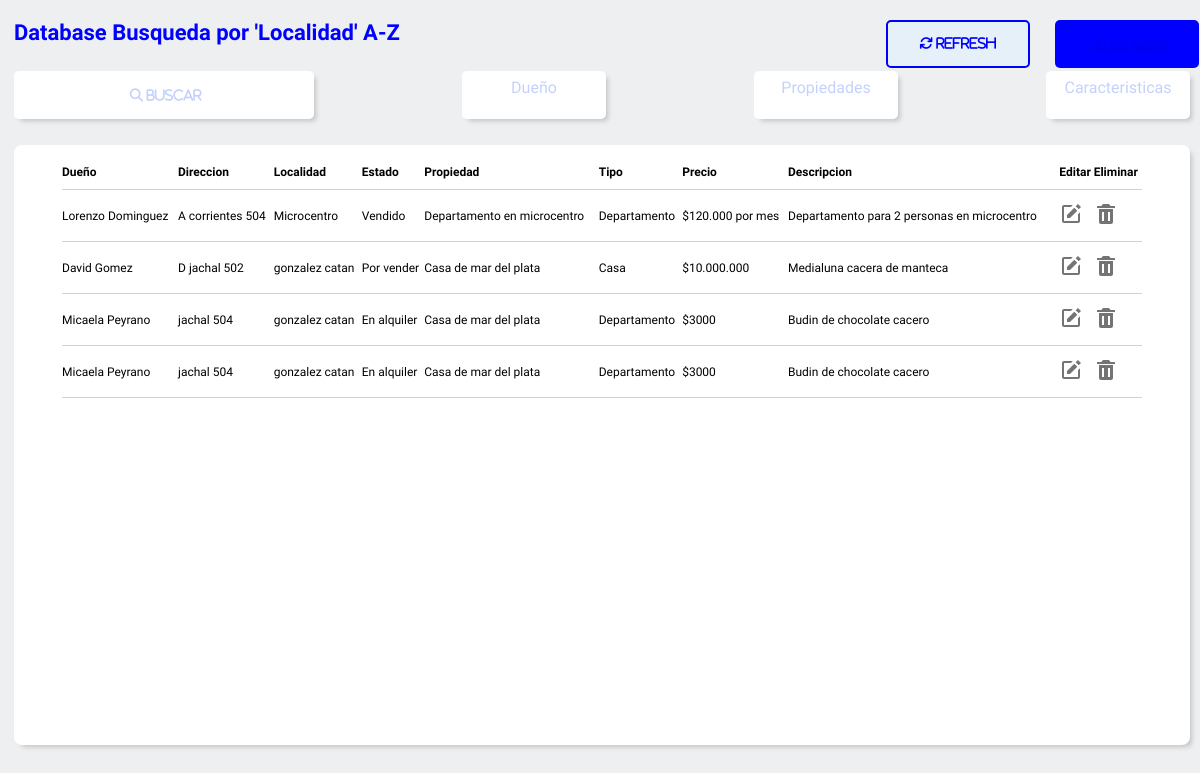
Page /localidad_az/ on the committed database.
### bd_app/models.py (models this page shows, shortened)
class datos_propiedad_model(models.Model):
    CASA='Casa'
    DEPARTAMENTO= 'Departamento'
    TERRENO= 'Terreno'
    LOCAL_COMERCIAL='Local comercial'
    PH = 'PH'
    QUINTA_VACACIONAL='Quinta vacacacional'
    OFICINA_COMERCIAL= 'Oficina comercial'
    GARAGE= 'Garage'
    BODEGA_GALPON= 'Bodega-Galpon'
    FCOMERCIO= 'Fondo de comercio'
    HOTEL= 'Hotel'
    DEPOSITO= 'Deposito'
    BODEGA= 'Bodega, niho o parcela'
    CONSULTORIO= 'Consultorio'
    OPCIONES=[(CASA,'Casa'),
              (DEPARTAMENTO, 'Departamento'),
              (TERRENO,'terreno'),
              (LOCAL_COMERCIAL,'Local comercial'),
              (PH,'ph'),
              (QUINTA_VACACIONAL,'Quinta vacacional'),
              (OFICINA_COMERCIAL,'Oficina comercial'),
              (GARAGE, 'Garage'),
              (BODEGA_GALPON, 'Bodega-Galpon'),
              (FCOMERCIO, 'Fondo de comercio'),
              (HOTEL, 'Hotel'),
              (DEPOSITO, 'Deposito'),
              (BODEGA, 'Bodega, niho o parcela'),
              (CONSULTORIO, 'Consultorio'),
              ]
    DIS='Disponible'
    ALQ='Alquilado'
    ENAL= 'En alquiler'
    ENV= 'En venta'
    POR = 'Por vender'
    VN= 'Vendido'
    OPCIONES_ESTADO=[(DIS,'Disponible'),
                     (ENAL,'En alquiler'),
                     (ALQ,'Alquilado'),
                     (ENV,'En venta'),
                     (POR,'Por vender'),
                     (VN,'Vendido')]
    id = models.AutoField(primary_key=True)
    dueño= models.CharField(max_length=50,blank=True)
    tipo = models.CharField(choices=OPCIONES,
                            max_length=50,
                            default=CASA,
                            null=True,
                            blank = True)
    estado = models.CharField(max_length=50,null=True,blank=False,
                              choices=OPCIONES_ESTADO,
                              default=DIS,)
    direccion = models.CharField(max_length=50,null=True,blank=False)
    descripcion= models.CharField(max_length=200,null=True,blank=False)
    pais= models.CharField(max_length=50,blank = True,null=True)
    provincia = models.CharField(max_length=50,blank = True,null=True)
    localidad = models.CharField(max_length=50,blank = True,null=True)
    parcela= models.IntegerField(null=True,blank=False)
    lote= models.CharField(max_length=50,null=True,blank=False)
    tamaño= models.CharField(max_length=50,null=True,blank=False)
    metros2 = models.CharField(max_length=50,null=True,blank=False)
    clave_c=models.CharField(max_length=50,null=True,blank=False)
    titular = models.CharField(max_length=50,null=True,blank=False)
    MN='Monoambiente'
    DOS='2 Ambientes'
    TRES='3 Ambientes'
    CUATRO='4 Ambientes'
    CINCO='5 Ambientes'
    OPCIONES_AMBIENTES=[(MN,'Monoambiente'),
                        (DOS,'2 Ambientes'),
                        (TRES,'3 Ambientes'),
                        (CUATRO,'4 Ambientes'),
                        (CINCO,'5 Ambientes')]
    propiedad = models.CharField(max_length=200,null=True,blank=False)
    ambientes= models.CharField(max_length=50,null=True,blank=False,
                             choices=OPCIONES_AMBIENTES,
                             default= MN)
    baños= models.IntegerField(null=True,blank=False)
    dormitorios= models.IntegerField(null=True,blank=False)
    cocina= models.IntegerField(null=True,blank=False)
    living= models.IntegerField(null=True,blank=False)
    comedor= models.IntegerField(null=True,blank=False)
    garage= models.IntegerField(null=True,blank=False)
    sotano=models.IntegerField(null=True,blank=False)
    terrasa= models.IntegerField(null=True,blank=False)
    descripcion= models.CharField(max_length=200,null=True,blank=False)
    precio= models.CharField(max_length=20,null=True,blank=False)

### bd_app/views.py (the view)
# urls.py: path('localidad_az/',localidad_az,name='localidad_az'),
def localidad_az (request):
      queryset = request.GET.get('buscar')
      clientes= datos_propiedad_model.objects.all().order_by('localidad')
      if queryset:
          clientes= datos_propiedad_model.objects.filter(localidad = True)
          clientes= datos_propiedad_model.objects.filter(
            Q(localidad__icontains = queryset)
            ).distinct().order_by('localidad')
      return render (request,'bd_app/filtros/localidad/localidad_az.html',{'clientes':clientes})

### bd_app/templates/bd_app/filtros/localidad/localidad_az.html (shortened to what this page needs)
{% extends 'bd_app/inicio.html' %}
{% block titulo %}
<h4 class="titulo_database">Database Busqueda por 'Localidad' A-Z</h4>
{% endblock %}
{% block tabla %}
<div class="tabla__main">
    <table>
        <thead>
            <th> <a href="{% url 'dueño_za' %}"> Dueño</th></a>
            <th ><a href="{% url 'direccion_za' %}" >Direccion</th></a>
            <th ><a href="{% url 'localidad_za' %}" >Localidad</th></a>
            <th ><a href="{% url 'estado_za' %}" >Estado</th></a>
            <th ><a href="{% url 'propiedad_za' %}" >Propiedad</th></a>
            <th ><a href="{% url 'tipo_za' %}" >Tipo</th></a>
            <th> <a href="{% url 'precio_za' %}"> Precio</th></a>
            <th ><a href="{% url 'descripcion_za' %}" >Descripcion</th></a>
            <th ><a href="{% url 'inicio' %}" >Editar</th></a>
            <th ><a href="{% url 'inicio' %}" >Eliminar</th></a>
        </thead>
        <tbody>
            {% for i in clientes %}
            <tr>
                <td>{{ i.dueño }}</td>
                <td>{{ i.direccion }}</td>
                <td>{{ i.localidad}}</td>
                <td>{{ i.estado}}</td>
                <td>{{ i.propiedad }}</td>
                <td>{{ i.tipo }}</td>
                <td>{{ i.precio }}</td>
                <td>{{ i.descripcion}}</td>
                <td class='edit'></td>
                <td class='delete'><a  href="{% url 'delete' i.id %}"  id="{{ i.id }}" > <svg class='buttom_delete'  xmlns="http://www.w3.org/2000/svg" width="24" height="24" viewBox="0 0 24 24" style="fill: rgb(116, 116, 116);transform: ;msFilter:;"><path d="M6 7H5v13a2 2 0 0 0 2 2h10a2 2 0 0 0 2-2V7H6zm4 12H8v-9h2v9zm6 0h-2v-9h2v9zm.618-15L15 2H9L7.382 4H3v2h18V4z"></path></svg> </a></td>
            </tr>
            {% endfor %}
    </table>
</div>
{% endblock %}

### bd_app/static/bd_app/style_2.css (style rules this page uses)
* { margin: 0; padding: 0; box-sizing: border-box; font-family: 'Orbitron', sans-serif; font-family: 'Urbanist', sans-serif; }
body { display: flex; justify-content: center; align-items: center; background-color: #edeff1; }
.titulo_database { grid-column: 1/2; color: blue;; font-size: 22px; width: 500px; }
.tabla__main { grid-row: 2/3; grid-column: 1/4; background-color: rgb(255, 255, 255); display: flex; margin: 10px auto; margin-bottom: 10px; width: 98vw; height: 75vh; justify-content: center; border-radius: 8px ; box-shadow: 4px 4px 5px -2px rgba(0,0,0,0.18); -webkit-box-shadow: 4px 4px 5px -2px rgba(0,0,0,0.18); -moz-box-shadow: 4px 4px 5px -2px rgba(0,0,0,0.18); }
.tabla__main table { margin-top: 20px; width: 90vw; height: 10vh; border-collapse: collapse; border-bottom: solid 0.5px #c4d2fb; text-align: left; font-size: 12px; }
.tabla__main tr { margin-bottom: 40PX; }
th { padding-bottom: 10px ; }
.tabla__main td { border-top: solid 0.5px #c4d2fb; padding:4px 0; font-size: 12px; padding-bottom: 12px; padding-top: 12px; }
.tabla__main a { list-style: none; text-decoration: none; color: black; }

### bd_app/nahuel/style.css (style rules this page uses)
* { margin: 0; padding: 0; box-sizing: border-box; }

### rows in the picture
datos_propiedad_model: dueño "Lorenzo Dominguez", direccion "A corrientes 504", localidad "Microcentro", estado "Vendido", propiedad "Departamento en microcentro", tipo "Departamento", precio "$120.000 por mes", descripcion "Departamento para 2 personas en microcentro"
datos_propiedad_model: dueño "David Gomez", direccion "D jachal 502", localidad "gonzalez catan", estado "Por vender", propiedad "Casa de mar del plata", tipo "Casa", precio "$10.000.000", descripcion "Medialuna cacera de manteca"
datos_propiedad_model: dueño "Micaela Peyrano", direccion "jachal 504", localidad "gonzalez catan", estado "En alquiler", propiedad "Casa de mar del plata", tipo "Departamento", precio "$3000", descripcion "Budin de chocolate cacero"
datos_propiedad_model: dueño "Micaela Peyrano", direccion "jachal 504", localidad "gonzalez catan", estado "En alquiler", propiedad "Casa de mar del plata", tipo "Departamento", precio "$3000", descripcion "Budin de chocolate cacero"
